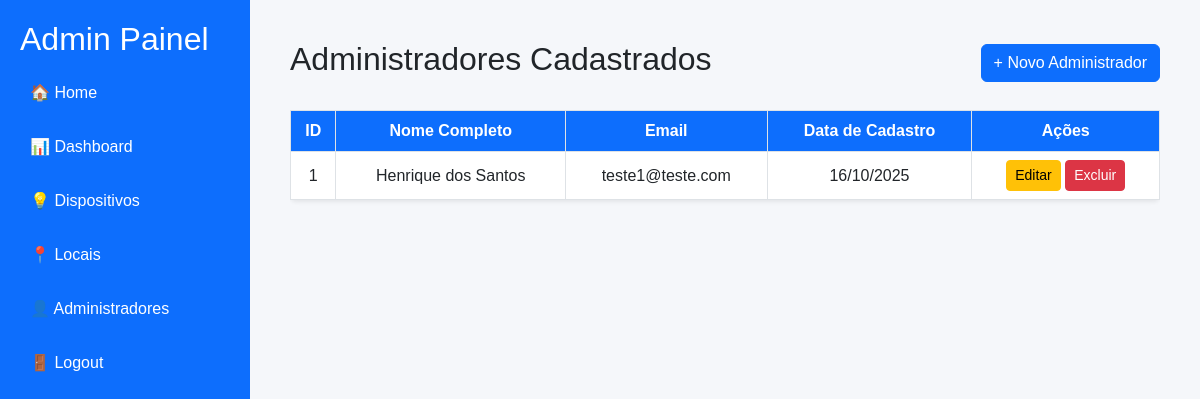
/tcc/adm/usuario/admins.php (signed in), run on the app's committed database.
### tables this page shows
CREATE TABLE `tbl_usuarios` (
  `id` int NOT NULL AUTO_INCREMENT,
  `nomeC` varchar(100) NOT NULL,
  `email` varchar(100) NOT NULL,
  `senha_hash` varchar(255) NOT NULL,
  `criado_em` timestamp NOT NULL DEFAULT CURRENT_TIMESTAMP,
  PRIMARY KEY (`id`)
);

### tcc/Models/Usuario/UsuarioDAO.php (called while the page is built, shortened)
<?php
require_once(__DIR__ . '/../../config/database.php');
class UsuarioDAO {
    private $conn;
    public function __construct() {
        $db = new Database();
        $this->conn = $db->getConnection();
    }
public function listarTodos() {
    $sql = "SELECT * FROM tbl_usuarios ORDER BY id DESC";
    $stmt = $this->conn->prepare($sql);
    $stmt->execute();
    return $stmt->fetchAll(PDO::FETCH_ASSOC);
}
}

### tcc/config/database.php (called while the page is built, shortened)
<?php
class Database {
    private $host = 'localhost';
    private $db_name = 'safelab_db';
    private $username = 'root';
    private $password = 'root';
    public function getConnection() {
        $this->conn = null;
        try {
            $this->conn = new PDO(
                "mysql:host={$this->host};dbname={$this->db_name}",
                $this->username,
                $this->password
            );
            $this->conn->setAttribute(PDO::ATTR_ERRMODE, PDO::ERRMODE_EXCEPTION);
        } catch (PDOException $e) {
            die("Erro na conexão: " . $e->getMessage());
        }
        return $this->conn;
    }
}

### tcc/adm/usuario/admins.php (the view, shortened to what this page needs)
<?php
require_once __DIR__ . '/../../Models/Usuario/UsuarioDAO.php';
$usuarioDAO = new UsuarioDAO();
$usuarios = $usuarioDAO->listarTodos();
?>
<!DOCTYPE html>
<html lang="pt-br">
<head>
  <link href="https://cdn.jsdelivr.net/npm/bootstrap@5.3.0/dist/css/bootstrap.min.css" rel="stylesheet">
</head>
<body>
  <?php include "../includes/sidebar.php"; ?>
  <div class="main-content">
    <div class="d-flex justify-content-between align-items-center mb-4">
      <h2>Administradores Cadastrados</h2>
      <a href="cadastro.php" class="btn btn-primary">+ Novo Administrador</a>
    </div>
    <?php if (!empty($usuarios)) : ?>
      <div class="table-responsive">
        <table class="table table-bordered table-hover shadow-sm bg-white rounded">
          <thead>
            <tr>
              <th>ID</th>
              <th>Nome Completo</th>
              <th>Email</th>
              <th>Data de Cadastro</th>
              <th>Ações</th>
            </tr>
          </thead>
          <tbody>
            <?php foreach ($usuarios as $u): ?>
              <tr>
                <td><?= htmlspecialchars($u['id']); ?></td>
                <td><?= htmlspecialchars($u['nomeC']); ?></td>
                <td><?= htmlspecialchars($u['email']); ?></td>
                <td><?= date('d/m/Y', strtotime($u['criado_em'])); ?></td>
                <td>
                  <a href="editar-usuario.php?id=<?= $u['id']; ?>" class="btn btn-sm btn-warning">Editar</a>
                  <a href="../../process/usuario/process_excluir_usuario.php?id=<?= $u['id']; ?>"
                    class="btn btn-sm btn-danger"
                    onclick="return confirm('Tem certeza que deseja excluir este usuário?');">
                    Excluir
                  </a>
                </td>
              </tr>
            <?php endforeach; ?>
          </tbody>
        </table>
      </div>
    <?php else : ?>
      <p class="text-muted">Nenhum administrador cadastrado ainda.</p>
    <?php endif; ?>
  </div>
</body>
</html>

### tcc/adm/usuario/admins.php (style rules this page uses)
body { display: flex; min-height: 100vh; font-family: 'Poppins', sans-serif; background-color: #f5f7fa; }
.main-content { flex-grow: 1; padding: 40px; }
.table th { background-color: #0d6efd; color: white; text-align: center; }
.table td { vertical-align: middle; text-align: center; }

### data on the page
tbl_usuarios: id "1", nomeC "Henrique dos Santos", email "teste1@teste.com", criado_em "16/10/2025"
